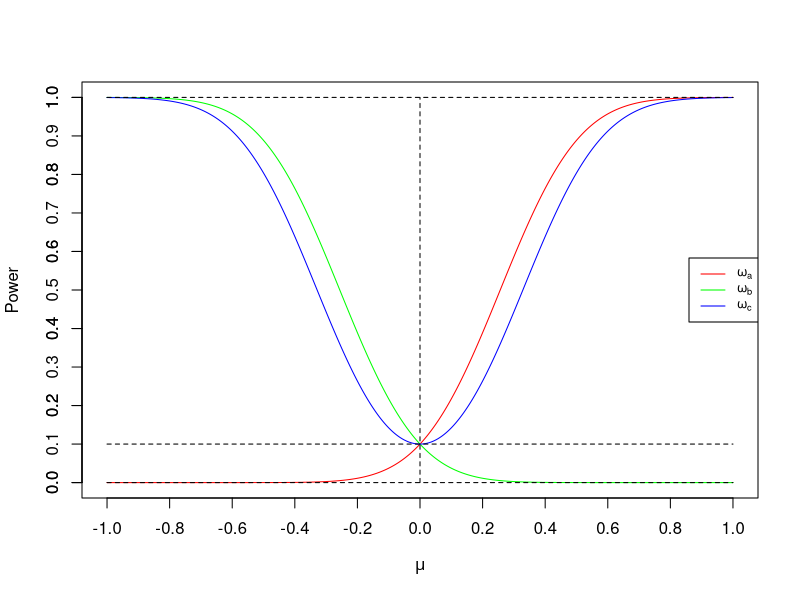
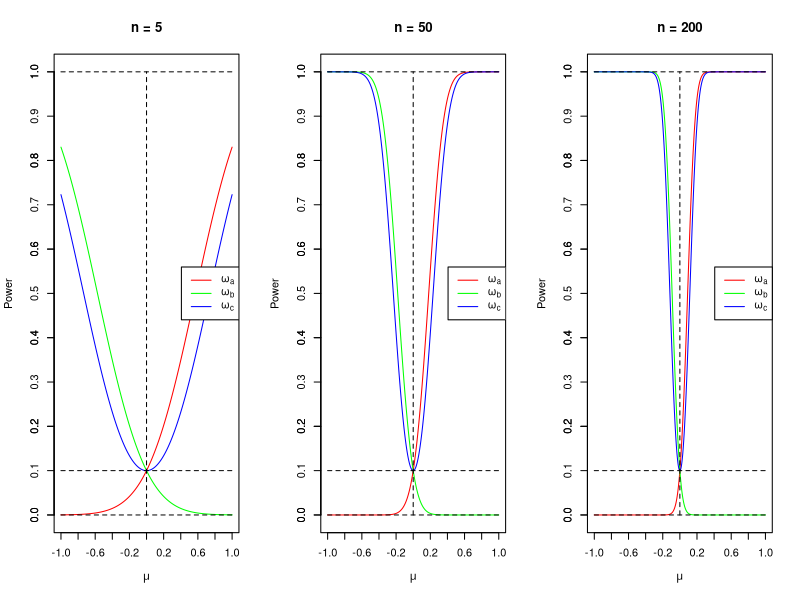
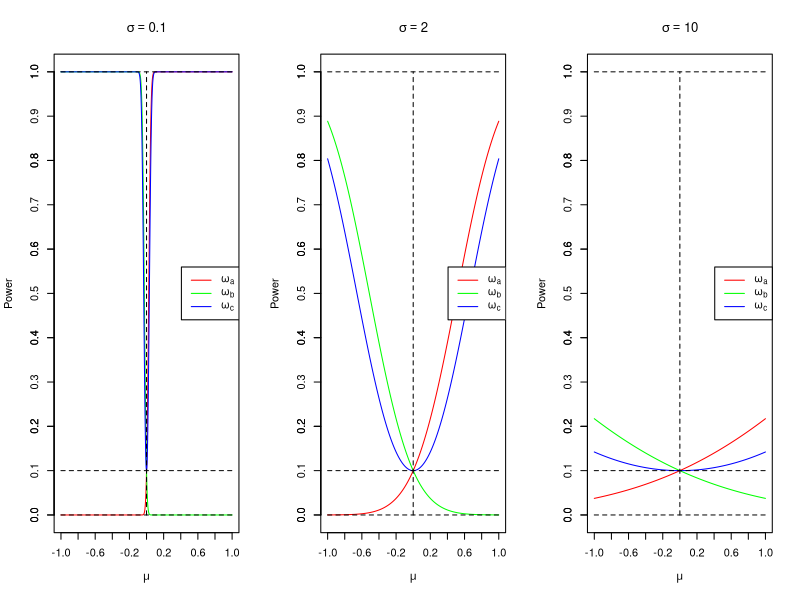
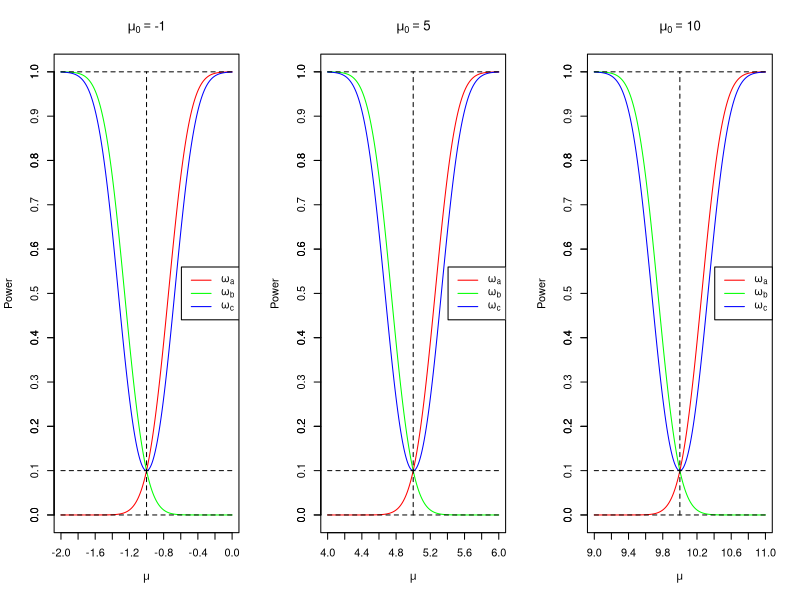

Recreate these plots in R, in order.
mu_0=0
n=25
s=1
alpha=0.1

w <- function(alpha,mu,mu_0,s,n){pnorm(-qnorm(alpha,lower.tail = FALSE)+(mu-mu_0)/(s/sqrt(n)))}

mu=seq(-1,1,by=0.001)
plot(mu,w(alpha,mu,mu_0,s,n), type="l",col="red",xlab=expression(mu),ylab="Power",xaxt="n",ylim=c(0,1))
lines(mu,w(alpha,-mu,-mu_0,s,n), type="l",col="green")
lines(mu,w(alpha/2,mu,mu_0,s,n)+w(alpha/2,-mu,-mu_0,s,n), type="l",col="blue")
lines(mu,rep(0,length(mu)),col="black",lty=2)
lines(mu,rep(1,length(mu)),col="black",lty=2)
lines(mu,rep(alpha,length(mu)),col="black",lty=2)
lines(rep(mu_0,2),c(0,1),col="black",lty=2)
axis(2,seq(0,1,0.1))
axis(1,seq(-1,1,0.2))
legend("right",legend=c(expression(omega[a]),expression(omega[b]),
                        expression(omega[c])),lty=1,
                        col=c("red","green","blue"),cex=0.8)

# A

n_values=c(5,50,200)
par(mfrow = c(1, 3))
for (i in n_values){
  plot(mu,w(alpha,mu,mu_0,s,i), type="l",col="red",xlab=expression(mu),ylab="Power",xaxt="n",ylim=c(0,1),main=paste("n =",i))
  lines(mu,w(alpha,-mu,-mu_0,s,i), type="l",col="green")
  lines(mu,w(alpha/2,mu,mu_0,s,i)+w(alpha/2,-mu,-mu_0,s,i), type="l",col="blue")
  lines(mu,rep(0,length(mu)),col="black",lty=2)
  lines(mu,rep(1,length(mu)),col="black",lty=2)
  lines(mu,rep(alpha,length(mu)),col="black",lty=2)
  lines(rep(mu_0,2),c(0,1),col="black",lty=2)
  axis(2,seq(0,1,0.1))
  axis(1,seq(-1,1,0.2))
  legend("right",legend=c(expression(omega[a]),expression(omega[b]),
                          expression(omega[c])),lty=1,
         col=c("red","green","blue"))
}


# B


s_values=c(0.1,2,10)
par(mfrow = c(1, 3))
for (i in s_values){
  plot(mu,w(alpha,mu,mu_0,i,n), type="l",col="red",xlab=expression(mu),ylab="Power",xaxt="n",ylim=c(0,1),main=bquote(sigma == .(i)))
  lines(mu,w(alpha,-mu,-mu_0,i,n), type="l",col="green")
  lines(mu,w(alpha/2,mu,mu_0,i,n)+w(alpha/2,-mu,-mu_0,i,n), type="l",col="blue")
  lines(mu,rep(0,length(mu)),col="black",lty=2)
  lines(mu,rep(1,length(mu)),col="black",lty=2)
  lines(mu,rep(alpha,length(mu)),col="black",lty=2)
  lines(rep(mu_0,2),c(0,1),col="black",lty=2)
  axis(2,seq(0,1,0.1))
  axis(1,seq(-1,1,0.2))
  legend("right",legend=c(expression(omega[a]),expression(omega[b]),
                          expression(omega[c])),lty=1,
         col=c("red","green","blue"))
}

# C


mu_0_values=c(-1,5,10)
par(mfrow = c(1, 3))
for (i in mu_0_values){
  mu=seq(i-1,i+1,0.001)
  plot(mu,w(alpha,mu,i,s,n), type="l",col="red",xlab=expression(mu),ylab="Power",xaxt="n",ylim=c(0,1),main=bquote(mu[0] == .(i)))
  lines(mu,w(alpha,-mu,-i,s,n), type="l",col="green")
  lines(mu,w(alpha/2,mu,i,s,n)+w(alpha/2,-mu,-i,s,n), type="l",col="blue")
  lines(mu,rep(0,length(mu)),col="black",lty=2)
  lines(mu,rep(1,length(mu)),col="black",lty=2)
  lines(mu,rep(alpha,length(mu)),col="black",lty=2)
  lines(rep(i,2),c(0,1),col="black",lty=2)
  axis(2,seq(0,1,0.1))
  axis(1,seq(i-1,i+1,0.2))
  legend("right",legend=c(expression(omega[a]),expression(omega[b]),
                          expression(omega[c])),lty=1,
         col=c("red","green","blue"))
}